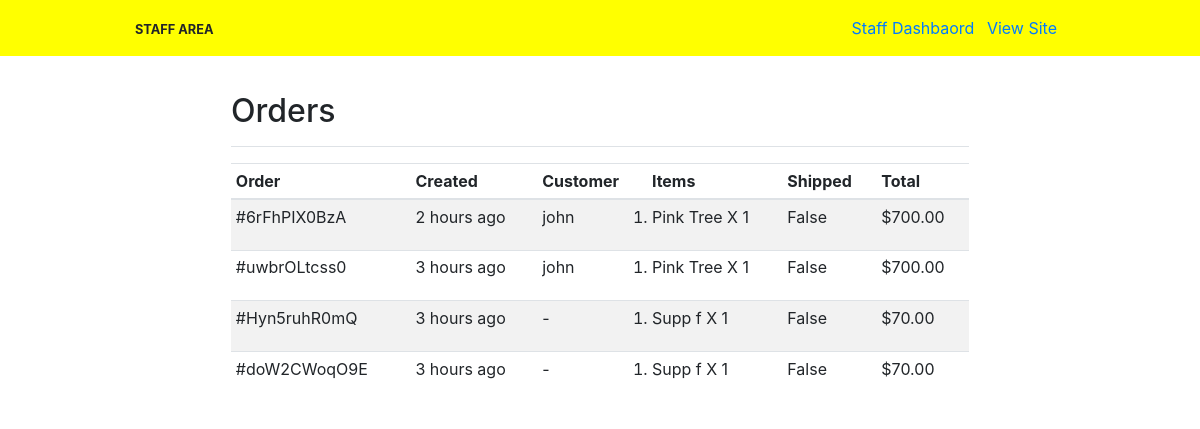
/staff/orders (signed in), run on the app's committed database.
### store/models.py (models this page shows, shortened)
class Order(models.Model):
    objects = OrderManager()
    class Meta:
        ordering = ["-created"]
    order_id = models.CharField(max_length=15, editable=False, unique=True)
    customer = models.ForeignKey(
        Customer, related_name="orders", on_delete=models.CASCADE, null=True
    )
    stripe_session_id = models.CharField(max_length=200)
    created = models.DateTimeField(auto_now_add=True)
    shipping = models.JSONField()
    shipped = models.BooleanField(default=False)
    @property
    def total(self):
        return sum([o.quantity * o.product.price_cents for o in self.items.all()])
    @property
    def total_pretty(self):
        return f"${'%.2f' % (self.total/100)}"

class Customer(models.Model):
    user = models.ForeignKey(User, on_delete=models.CASCADE)
    loyalty_points = models.IntegerField(default=0)
    def __str__(self):
        return self.user.username

class OrderItem(models.Model):
    order = models.ForeignKey("Order", related_name="items", on_delete=models.CASCADE)
    product = models.ForeignKey("Product", on_delete=models.CASCADE)
    quantity = models.PositiveIntegerField()

class Product(models.Model):
    SUPPLEMENTS = "SUPPLEMENTS"
    MERCHANDISE = "MERCHANDISE"
    ONLINE_COACHING = "ONLINE_COACHING"
    CATEGORIES = [
        (SUPPLEMENTS, "Supplements"),
        (MERCHANDISE, "Merchandise"),
        (ONLINE_COACHING, "Online Coaching"),
    ]
    name = models.CharField(max_length=100)
    image_url = models.URLField()
    category = models.CharField(max_length=15, choices=CATEGORIES)
    sku = models.CharField(max_length=30)
    price_cents = models.IntegerField()
    description = models.TextField(max_length=500, null=True)
    created = models.DateTimeField(auto_now_add=True)

### staff/views.py (the view)
# urls.py: path('orders', staff_views.orders, name='orders'),
@staff_member_required
def orders(request):
    orders = Order.objects.all()
    return render(request, "orders.html", {"title": "Orders", "orders": orders})

### staff/templates/orders.html
{% extends "base_staff.html" %}
{% load humanize %}
{% block content %}
    <div class="d-flex justify-content-between flex-wrap flex-md-nowrap align-items-center pt-3 pb-2 mb-3 border-bottom">
        <h1 class="h2">Orders</h1>
    </div>
    <div class="table-responsive">
        <table class="table table-striped table-sm ">
            <thead>
            <tr>
                <th>Order</th>
                <th>Created</th>
                <th>Customer</th>
                <th>Items</th>
                <th>Shipped</th>
                <th>Total</th>
            </tr>
            </thead>
            <tbody>
            {% for order in orders %}
                <tr>
                    <td>#{{ order.order_id }}</td>
                    <td>{{ order.created|naturaltime }}</td>
                    <td>{{ order.customer|default_if_none:"-" }}</td>
                    <td>
                        <ol>
                            {% for item in order.items.all %}
                            <li>{{ item.product.name }} X {{ item.quantity }}</li>
                            {% endfor %}
                        </ol>
                    </td>
                    <td>{{ order.shipped }}</td>
                    <td>{{ order.total_pretty }}</td>
                </tr>
            {% endfor %}
            </tbody>
        </table>
    </div>
{% endblock %}

### static/css/style.css (style rules this page uses)
* { padding: 0%; margin: 0%; -webkit-box-sizing: border-box; box-sizing: border-box; }
body { overflow-x: hidden; display: -webkit-box; display: -ms-flexbox; display: flex; -webkit-box-orient: vertical; -webkit-box-direction: normal; -ms-flex-direction: column; flex-direction: column; margin: 0px; padding: 0px; padding: 0; margin: 0; height: 100%; font-family: "roboto", sans-serif; }

### data on the page
Order: order_id "6rFhPIX0BzA", created "2 hours ago", customer "john", shipped "False", total_pretty "$700.00"
OrderItem: product.name "Pink Tree", quantity "1"
Order: order_id "uwbrOLtcss0", created "3 hours ago", customer "john", shipped "False", total_pretty "$700.00"
OrderItem: product.name "Pink Tree", quantity "1"
Order: order_id "Hyn5ruhR0mQ", created "3 hours ago", customer "-", shipped "False", total_pretty "$70.00"
OrderItem: product.name "Supp f", quantity "1"
Order: order_id "doW2CWoqO9E", created "3 hours ago", customer "-", shipped "False", total_pretty "$70.00"
OrderItem: product.name "Supp f", quantity "1"
